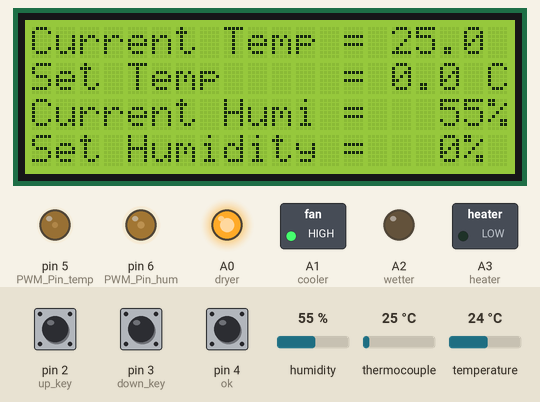
A sketch run on a simulated Arduino Uno, built with avr-gcc and run on an emulated ATmega328P. On the bench: 20×4 character LCD, switched loads named in the sketch (green lamp = pin HIGH), output pins drawn as LEDs (lit = HIGH). The test bench sets the inputs (shaded band); at power-on: thermocouple 25 °C, humidity 55 %, pin 2 (up_key) HIGH, pin 3 (down_key) HIGH, pin 4 (ok) HIGH, temperature 24 °C. EEPROM starts erased; what the sketch prints to the serial monitor is not drawn.

Above: at 1.5 s.
1.6 s: thermocouple set to 11 °C
At 4.9 s:
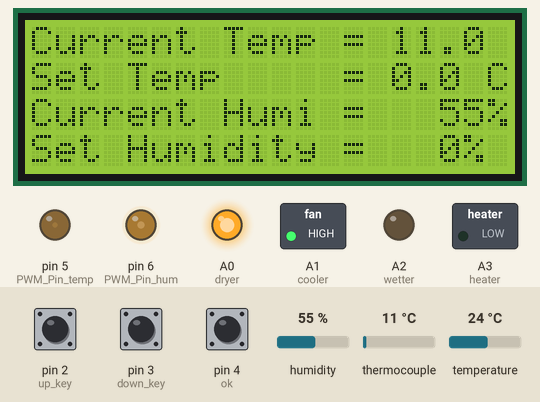
6.6 s: thermocouple set to 8 °C
At 8.6 s:
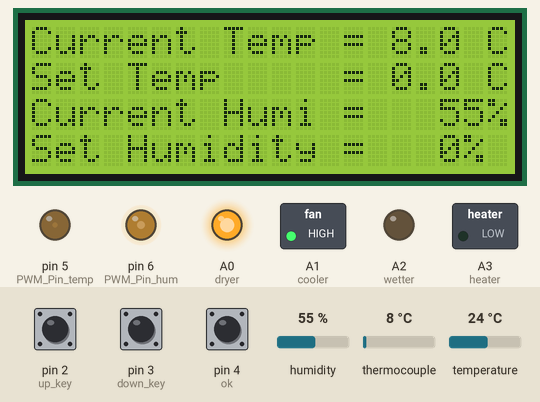
9.6 s: thermocouple set to 150 °C
At 10.3 s:
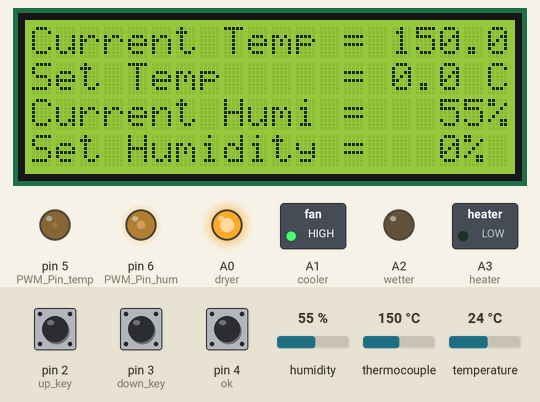
12.7 s: humidity set to 68 %
At 15.1 s:
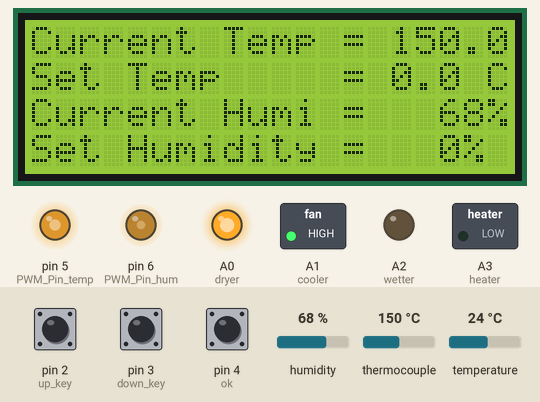
19.3 s: humidity set to 88 %
At 23.0 s:
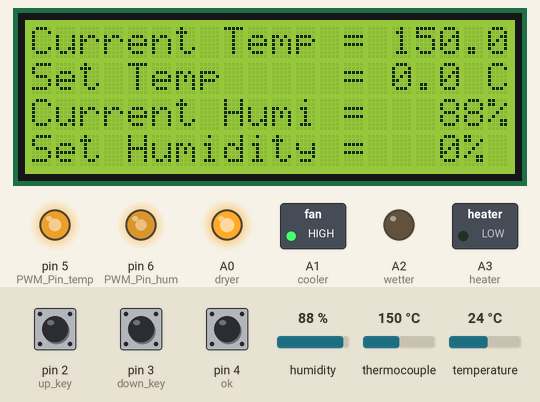
25.9 s: thermocouple set to 6 °C
At 28.4 s:
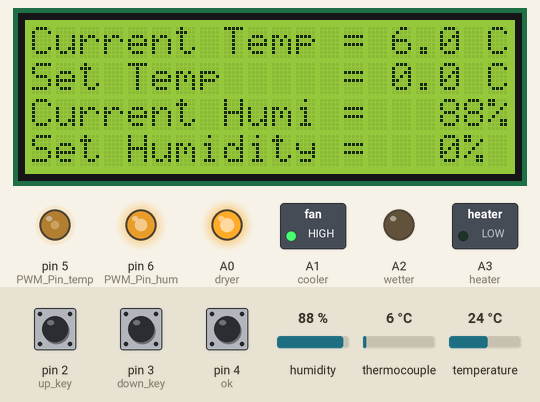
Timing chart, 0 to 30.3 s (numbered marks = the images above; inputs shaded):
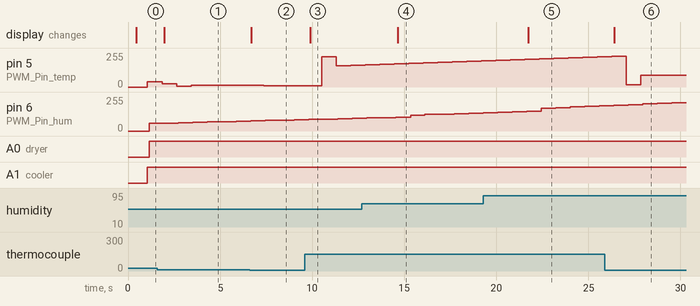

The sketch:

pt100_dth22_PID.ino
```cpp
/*
   this uses boht pt100 for accurate temperature and a dth22 module for humidity
   uses PWM outputs to control the dehumidifier, heater, cooler and wetter devices
*/

#include <Adafruit_MAX31865.h>
#include <PID_v1.h>
#include <Wire.h>
#include <LiquidCrystal_I2C.h>
#include <EEPROM.h>
#include "DHT.h"

#define DHTPIN 7     // what pin we're connected to 2

// Uncomment whatever type you're using!
//#define DHTTYPE DHT11   // DHT 11
#define DHTTYPE DHT22   // DHT 22  (AM2302)
//#define DHTTYPE DHT21   // DHT 21 (AM2301)


DHT dht(DHTPIN, DHTTYPE);

LiquidCrystal_I2C lcd(0x27, 20, 4); // set the LCD address to 0x27 for a 16 chars and 2 line display


const int up_key = 2;
const int down_key = 3;
const int ok = 4;
//float Voltage = 0.0;
//int thermistor_25 = 10000;
//float refCurrent = 0.001;

//Define Variables to connect to
double Setpoint_temp, Output1, TempProm;
double Setpoint_hum, Output2, HumProm;
int save_val;

double consKp = 1, consKi = 0.25, consKd = 0.05;

//Specify the links and initial tuning parameters
PID myPID_temp(&TempProm, &Output1, &Setpoint_temp, consKp, consKi, consKd, DIRECT);
PID myPID_hum(&HumProm, &Output2, &Setpoint_hum, consKp, consKi, consKd, DIRECT);


int PWM_Pin_temp = 5;
int PWM_Pin_hum = 6;

bool flag = 0;

// define pins for relay or leds
#define heater A3
#define wetter A2
#define cooler A1
#define dryer A0


byte grad[8] = {
  B01100,
  B10010,
  B10010,
  B01100,
  B00000,
  B00000,
  B00000,
};

// Use software SPI: CS, DI, DO, CLK
Adafruit_MAX31865 thermo = Adafruit_MAX31865(10, 11, 12, 13);
// use hardware SPI, just pass in the CS pin
//Adafruit_MAX31865 thermo = Adafruit_MAX31865(10);

// The value of the Rref resistor. Use 430.0 for PT100 and 4300.0 for PT1000
#define RREF      430.0
// The 'nominal' 0-degrees-C resistance of the sensor
// 100.0 for PT100, 1000.0 for PT1000
#define RNOMINAL  100.0

void setup()
{
  lcd.init();
  lcd.backlight();

  Serial.begin(115200);

  save_val =  read_string(100, 0).toInt();
  Setpoint_temp = save_val / 100; // in ºC
  Serial.print("EEPROM Value Temp");
  Serial.println(Setpoint_temp);

  save_val =  read_string(100, 100).toInt();
  Setpoint_hum = save_val / 100;
  Serial.print("EEPROM Value Hum");
  Serial.println(Setpoint_hum);


  //initialize the variables
  thermo.begin(MAX31865_2WIRE);

  // Initialize DHT sensor
  dht.begin();

  //turn the PID on
  myPID_temp.SetMode(AUTOMATIC);
  myPID_hum.SetMode(AUTOMATIC);


  //PWM pins
  pinMode(PWM_Pin_temp, OUTPUT);
  pinMode(PWM_Pin_hum, OUTPUT);


  // define outputs
  pinMode(heater, OUTPUT);
  pinMode(wetter, OUTPUT);
  pinMode(cooler, OUTPUT);
  pinMode(dryer, OUTPUT);

  // set the default state for outputs
  digitalWrite(heater, LOW);
  digitalWrite(wetter, LOW);
  digitalWrite(cooler, LOW);
  digitalWrite(dryer, LOW);

  // define control buttons
  pinMode(up_key, INPUT);
  pinMode(down_key, INPUT);
  pinMode(ok, INPUT);

  myPID_temp.SetOutputLimits(-255, 255);
  myPID_hum.SetOutputLimits(-255, 255);

  // Initialize Pins
  digitalWrite(up_key, HIGH);
  digitalWrite(down_key, HIGH);
  digitalWrite(ok, HIGH);

  lcd.begin(20, 4);
  lcd.setCursor(0, 0);
  lcd.print("PID TempC &");
  lcd.setCursor(0, 1);
  lcd.print("Humidity v0.1");
  delay(200);

  // set the default state for outputs
  digitalWrite(heater, LOW);
  digitalWrite(wetter, LOW);
  digitalWrite(cooler, LOW);
  digitalWrite(dryer, LOW);
  analogWrite(PWM_Pin_temp, 0);
  analogWrite(PWM_Pin_hum, 0);

  lcd.clear();

}

void loop(void)
{
  uint16_t rtd = thermo.readRTD();

  Serial.print("RTD value: "); Serial.println(rtd);
  float ratio = rtd;
  ratio /= 32768;
  Serial.print("Ratio = "); Serial.println(ratio, 8);
  Serial.print("Resistance = "); Serial.println(RREF * ratio, 8);

  TempProm = thermo.temperature(RNOMINAL, RREF);
  Serial.print("Temperature = "); Serial.println(TempProm, 2); // temperature which is for sensing

  // Check and print any faults
  check_fault();

  // Read Humidity
  HumProm = dht.readHumidity();

  //display temp and hum
  lcd.setCursor(0, 0);
  lcd.print("Current Temp = ");
  lcd.setCursor(15, 0);
  lcd.print(TempProm, 1);
  lcd.write(byte(0));
  lcd.print("C");

  lcd.setCursor(0, 1);
  lcd.print("Set Temp     = ");
  lcd.setCursor(15, 1);
  lcd.print(Setpoint_temp, 1);
  lcd.write(byte(0));
  lcd.print("C");

  lcd.setCursor(0, 2);
  lcd.print("Current Humi = ");
  lcd.setCursor(17, 2);
  lcd.print(HumProm, 0);
  lcd.print("%");

  lcd.setCursor(0, 3);
  lcd.print("Set Humidity = ");
  lcd.setCursor(17, 3);
  lcd.print(Setpoint_temp, 0);
  lcd.print("%");

  delay(500);

  if (flag == 1) {
    if (digitalRead(down_key) == LOW)
    {
      if (Setpoint_temp > -40)
      {
        Setpoint_temp -= 0.1;
      }
    }
    if (digitalRead(up_key) == LOW)
    {
      if (Setpoint_temp < 450)
      {
        Setpoint_temp += 0.1;
      }
    }
  }
  else {
    if (digitalRead(down_key) == LOW)
    {
      if (Setpoint_hum > 0)
      {
        Setpoint_hum --;
      }
    }
    if (digitalRead(up_key) == LOW)
    {
      if (Setpoint_hum < 100)
      {
        Setpoint_hum ++;
      }
    }
  }

  if(digitalRead(ok) == LOW) flag = !flag;

  myPID_temp.SetTunings(consKp, consKi, consKd);
  myPID_hum.SetTunings(consKp, consKi, consKd);

  myPID_temp.Compute();
  myPID_hum.Compute();


  // Set the PWM outputs using PID
  if (Output1 > 0)  {

    digitalWrite(heater, HIGH);
    digitalWrite(cooler, LOW);
    analogWrite(PWM_Pin_temp, Output1);
    Serial.print("Hot_PWM  ");
    Serial.println(Output1);
  }
  else
  {

    myPID_temp.SetTunings(consKp, consKi, consKd);

    myPID_temp.Compute();
    delay(100);
    digitalWrite(heater, LOW);
    digitalWrite(cooler, HIGH);
    analogWrite(PWM_Pin_temp, -1 * Output1);

    Serial.print("Cold_PWM  ");
    Serial.println(-1 * Output1);
  }

  if (Output2 > 0)  {

    digitalWrite(wetter, HIGH);
    digitalWrite(dryer, LOW);
    analogWrite(PWM_Pin_hum, Output2);
    Serial.print("Hot_PWM  ");
    Serial.println(Output2);
  }
  else
  {

    myPID_hum.SetTunings(consKp, consKi, consKd);

    myPID_hum.Compute();
    delay(100);
    digitalWrite(wetter, LOW);
    digitalWrite(dryer, HIGH);
    analogWrite(PWM_Pin_hum, -1 * Output2);

    Serial.print("Cold_PWM  ");
    Serial.println(-1 * Output2);
  }

  //update eeprom value if it changes
  Serial.print("Set point temp");
  Serial.println(Setpoint_temp);
  save_val = Setpoint_temp * 100;
  ROMwrite(String(save_val), 0);

  Serial.print("Set point hum");
  Serial.println(Setpoint_hum);
  save_val = Setpoint_hum * 100;
  ROMwrite(String(save_val), 100);

}

//----------Write to ROM-----------//
void ROMwrite(String temp, int pos) {
  temp += ";";
  write_EEPROM(temp, pos);
  //EEPROM.commit();
}

void ROMwriteNode(String node, int pos) {
  node += ";";
  write_EEPROM(node, pos);
  //EEPROM.commit();
}


//****Write to ROM***//
void write_EEPROM(String x, int pos) {
  for (int n = pos; n < x.length() + pos; n++) {
    //write the ssid and password fetched from webpage to EEPROM
    EEPROM.update(n, x[n - pos]);
  }
}


//*********EEPROM Read*********//
String read_string(int l, int p) {
  String temp;
  for (int n = p; n < l + p; ++n)
  {
    // read the saved password from EEPROM
    if (char(EEPROM.read(n)) != ';') {

      temp += String(char(EEPROM.read(n)));
    } else n = l + p;
  }
  return temp;
}

void check_fault() {
  // Check and print any faults
  uint8_t fault = thermo.readFault();
  if (fault) {
    Serial.print("Fault 0x"); Serial.println(fault, HEX);
    if (fault & MAX31865_FAULT_HIGHTHRESH) {
      Serial.println("RTD High Threshold");
    }
    if (fault & MAX31865_FAULT_LOWTHRESH) {
      Serial.println("RTD Low Threshold");
    }
    if (fault & MAX31865_FAULT_REFINLOW) {
      Serial.println("REFIN- > 0.85 x Bias");
    }
    if (fault & MAX31865_FAULT_REFINHIGH) {
      Serial.println("REFIN- < 0.85 x Bias - FORCE- open");
    }
    if (fault & MAX31865_FAULT_RTDINLOW) {
      Serial.println("RTDIN- < 0.85 x Bias - FORCE- open");
    }
    if (fault & MAX31865_FAULT_OVUV) {
      Serial.println("Under/Over voltage");
    }
    thermo.clearFault();
  }

}
```

Measured:
- the behaviour switches between 10 and 9 °C on thermocouple (found by bisection; images 1 and 2)
- after the input at 1.6 s, the display: changes after 0.38 s (image 1)
- after the input at 6.6 s, pin 5 (PWM_Pin_temp): 13/255 → 9/255 after 0.76 s, → 11/255 0.79 s later; the display: changes after 0.10 s (image 2)
- after the input at 9.6 s, pin 5 (PWM_Pin_temp): 11/255 → 228/255 after 0.91 s, → 161/255 0.79 s later, → 164/255 0.79 s later; the display: changes after 0.31 s (image 3)
- after the input at 12.7 s, the display: changes after 1.9 s (image 4)
- after the input at 19.3 s, the display: changes after 2.4 s (image 5)
- after the input at 25.9 s, the display: changes after 0.51 s (image 6)
